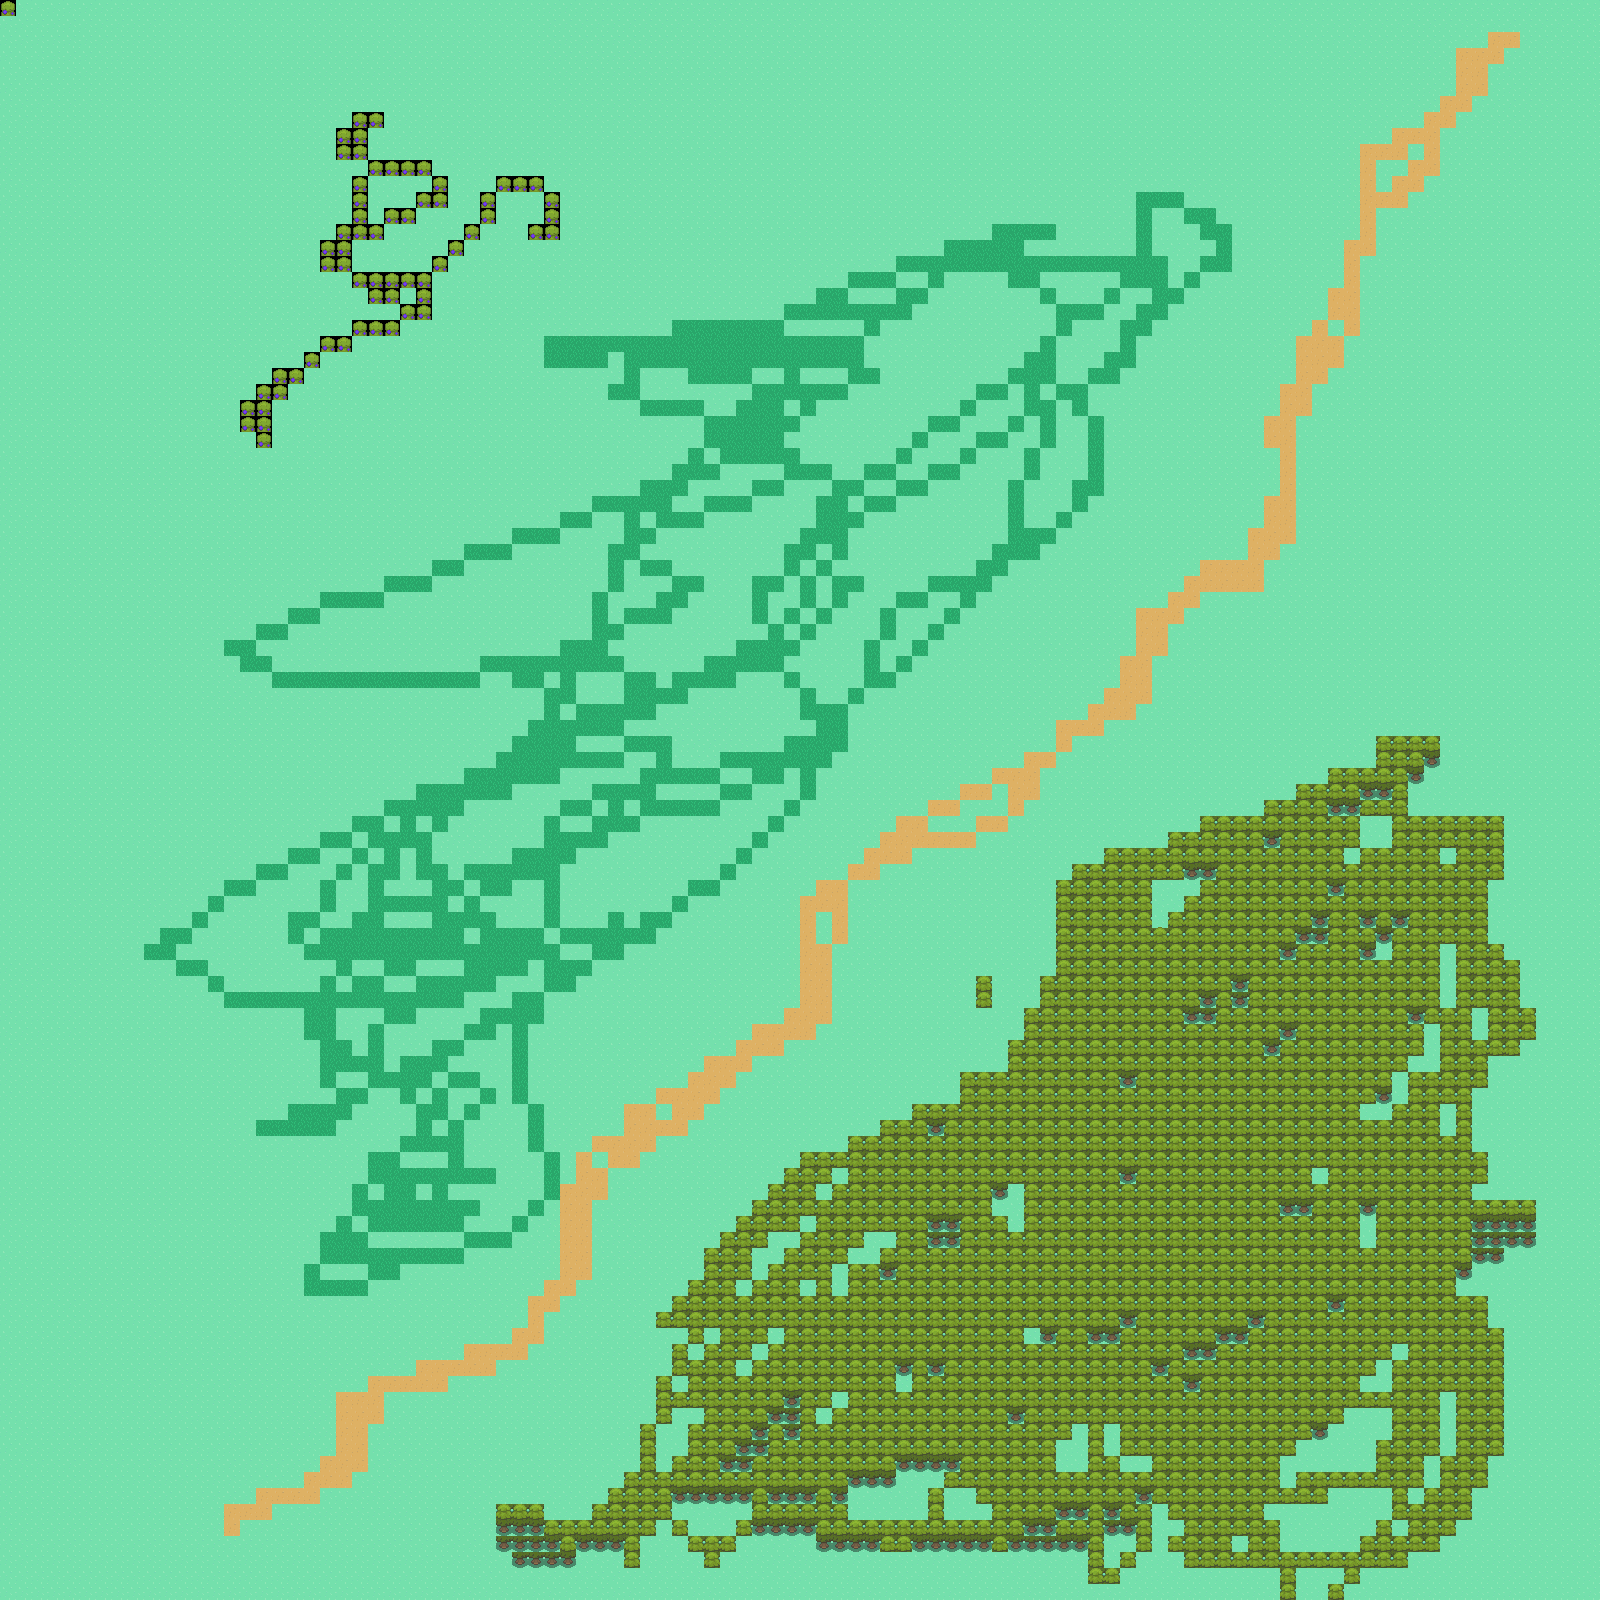

Rendered tile map (Tiled .tmx) drawn with the repository's tilesets; below, a short description and the map source with its tile grids summarised:
An orthogonal 100x100 tile map with 16x16 px tiles, 2 tile layers (Tile Layer 1, Tile Layer 2).

<map version="1.2" tiledversion="1.3.4" orientation="orthogonal" renderorder="right-down" width="100" height="100" tilewidth="16" tileheight="16" infinite="0" nextlayerid="4" nextobjectid="1">
 <tileset firstgid="1" source="testTiles.tsx" />
 <layer id="1" name="Tile Layer 1" width="100" height="100">
  <data>[10000 cells, 10000 non-empty, 4 distinct tile ids]</data>
 </layer>
 <layer id="2" name="Tile Layer 2" width="100" height="100">
  <data>[10000 cells, 1796 non-empty, 7 distinct tile ids]</data>
 </layer>
</map>
